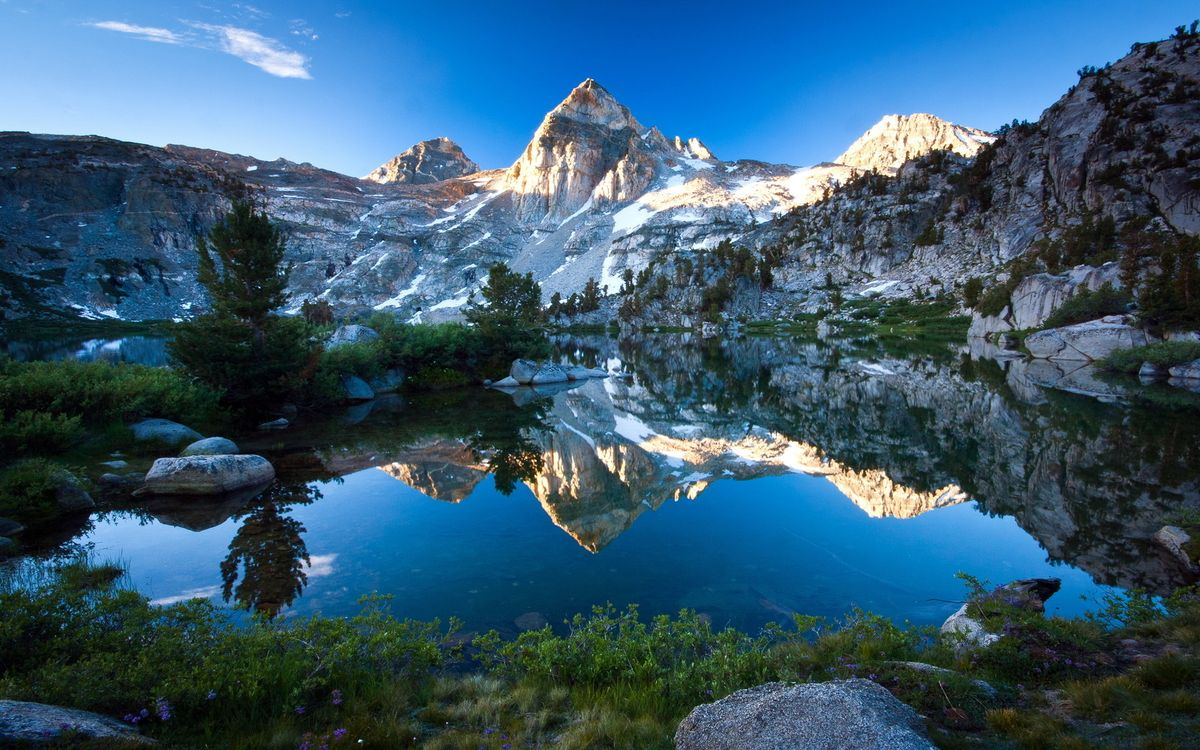
#> input picture картинка.jpg, 1200 x 750 px
$ python glass_effect_CPU.py
#> lines starting #> are read from the running program, lines starting #| are printed output that depends on the picture
from PIL import Image
import matplotlib.pyplot as plt
import cv2
import numpy as np
import random as rd

def box_blur(img, r):
    new_img = img.copy()
    width, height = img.size
    div = pow(2*r+1, 2)
    for x in range(100, width - 100):
        for y in range(100, height - 100):
            Sum_R = 0
            Sum_G = 0
            Sum_B = 0
            for i in range(x-r, x+r+1):
                for j in range(y-r, y+r+1):
                    Sum_R = Sum_R + img.getpixel((i, j))[0]
                    Sum_G = Sum_G + img.getpixel((i, j))[1]
                    Sum_B = Sum_B + img.getpixel((i, j))[2]
            Sum_R = Sum_R // div
            Sum_G = Sum_G // div
            Sum_B = Sum_B // div
            new_img.putpixel((x, y), (Sum_R, Sum_G, Sum_B))
    plt.imshow(new_img)
    plt.show()

def glass_effect():
    image = Image.open('картинка.jpg')
#> image is the input picture: PIL image 1200x750 RGB; mean R, G, B 54.3, 89.5, 112.1
    width, height = image.size
#> width = 1200; height = 750
    max_random = 15
    width = width - max_random
#> width = 1185
    height = height - max_random
#> height = 735
    result_image = Image.new('RGB', (width, height))
#> result_image: PIL image 1185x735 RGB; every value is 0
    for x in range(width - max_random):
        for y in range(height - max_random):
            RGB = image.getpixel((x + round(np.random.randint(0, max_random) - 0.5), y + round(np.random.randint(0, max_random) - 0.5)))
            result_image.putpixel((x, y), RGB)
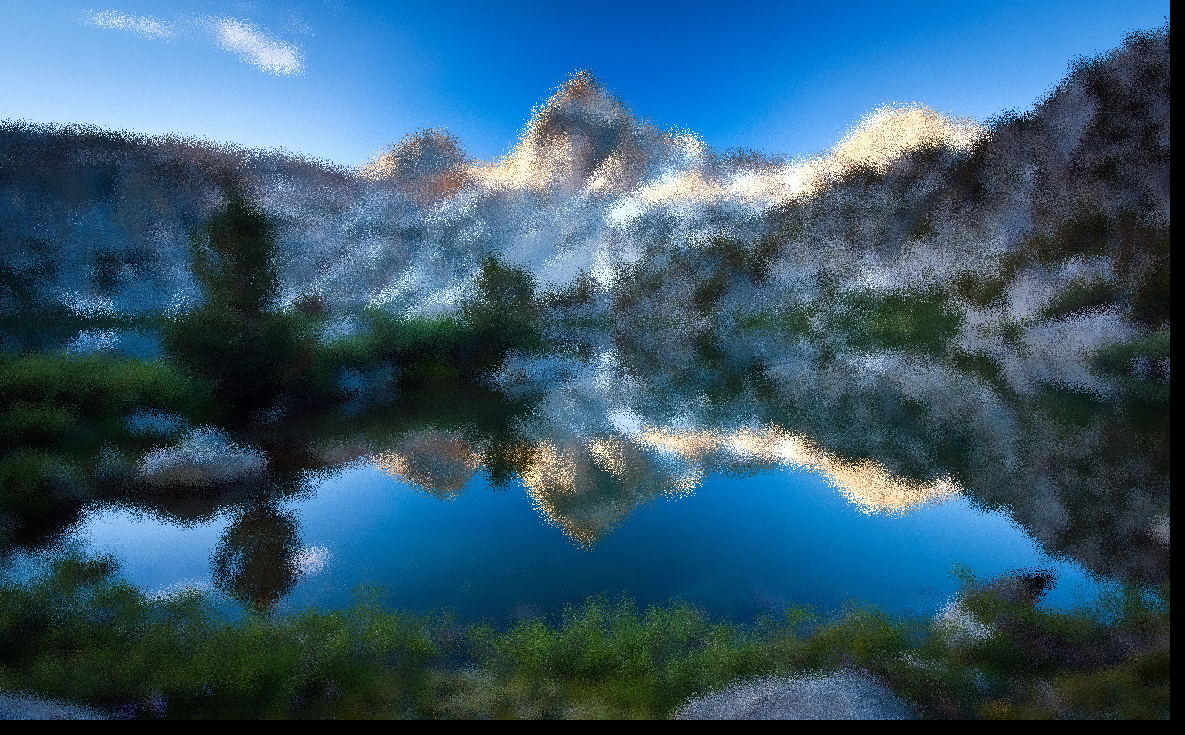
#> result_image: PIL image 1185x735 RGB; mean R, G, B 53.7, 88.6, 111.1
    plt.imshow(result_image)
    plt.show()

if __name__ == '__main__':
    glass_effect()
